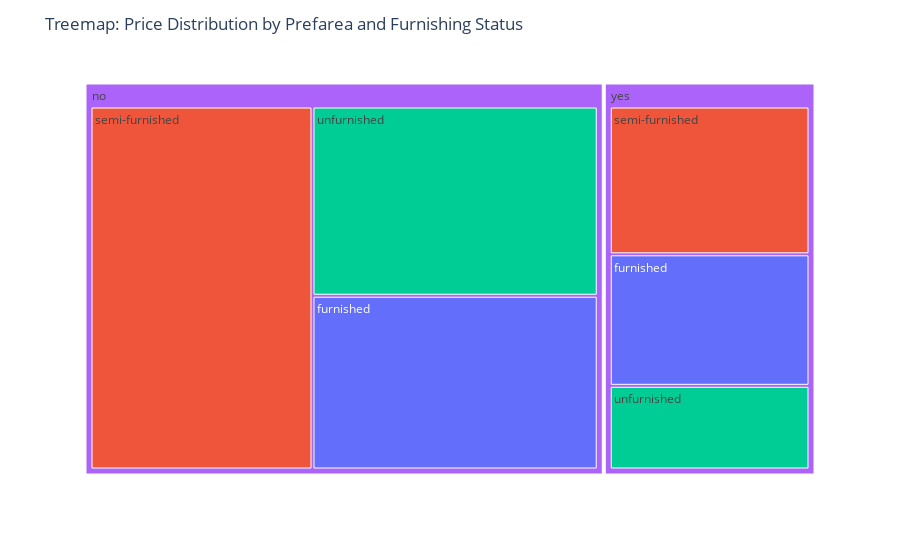

Notebook cell for this chart:
### Markdown cell above
### **3.Treemap**

Description: A treemap visualizes hierarchical data using nested rectangles. Each branch of the hierarchy is represented by a colored rectangle, with the size of each rectangle proportional to the value it represents.

Use Case: Used for visualizing part-to-whole relationships in hierarchical structures. For example, showing sales distribution by region, category, and subcategory.

### Code cell
import plotly.express as px

# Assuming 'df' is your DataFrame with columns like 'furnishingstatus' and 'prefarea'
fig = px.treemap(df, path=['prefarea', 'furnishingstatus'], values='price', color='furnishingstatus', hover_data=['price'])

fig.update_layout(title='Treemap: Price Distribution by Prefarea and Furnishing Status')
fig.show()

### Figure 1 — Plotly figure (JSON) as saved in the notebook; plotly's stock layout.template omitted (floating-point values rounded to 4 significant figures)
{"data": [{"branchvalues": "total", "customdata": [[496743940, "furnished"], [272653500, "furnished"], [306397350, "semi-furnished"], [540995000, "unfurnished"], [807610650, "semi-furnished"], [173467000, "unfurnished"], [1845349590, "(?)"], [752517850, "(?)"]], "domain": {"x": [0, 1], "y": [0, 1]}, "hovertemplate": "labels=%{label}<br>price=%{customdata[0]}<br>parent=%{parent}<br>id=%{id}<br>furnishingstatus=%{customdata[1]}<extra></extra>", "ids": ["no/furnished", "yes/furnished", "yes/semi-furnished", "no/unfurnished", "no/semi-furnished", "yes/unfurnished", "no", "yes"], "labels": ["furnished", "furnished", "semi-furnished", "unfurnished", "semi-furnished", "unfurnished", "no", "yes"], "marker": {"colors": ["#636efa", "#636efa", "#EF553B", "#00cc96", "#EF553B", "#00cc96", "#ab63fa", "#ab63fa"]}, "name": "", "parents": ["no", "yes", "yes", "no", "no", "yes", "", ""], "type": "treemap", "values": [496743940, 272653500, 306397350, 540995000, 807610650, 173467000, 1845349590, 752517850]}], "layout": {"legend": {"tracegroupgap": 0}, "margin": {"t": 60}, "title": {"text": "Treemap: Price Distribution by Prefarea and Furnishing Status"}}}
